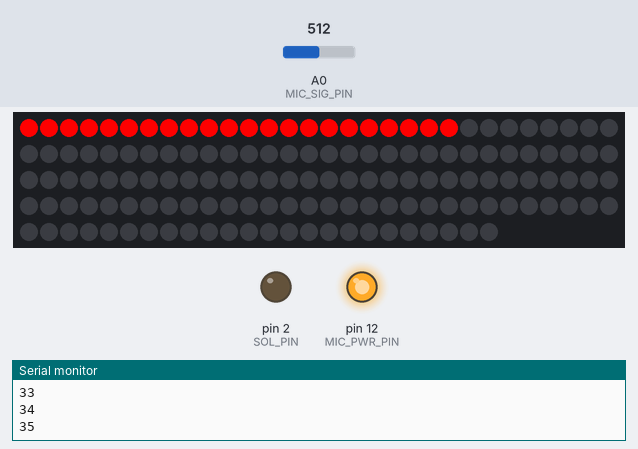
A sketch run on a simulated Arduino Uno, built with avr-gcc and run on an emulated ATmega328P. Parts: 144 RGB LEDs in strip order, left to right, continuing on the next row, output pins drawn as LEDs (lit = HIGH), the last lines printed to the serial monitor. The test bench sets the inputs (shaded band); at power-on: A0 (MIC_SIG_PIN) = 512.

Above: at 0.47 s.
At 16.2 s:
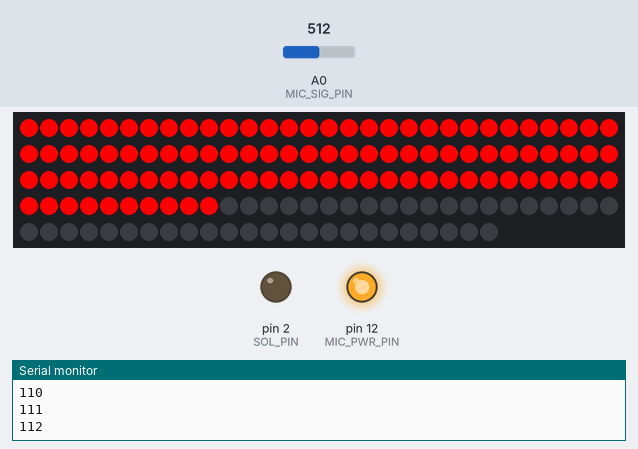
At 25.41 s:
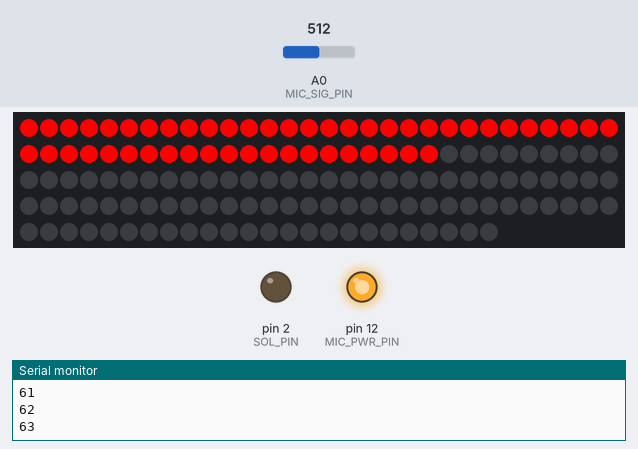
At 36.32 s:
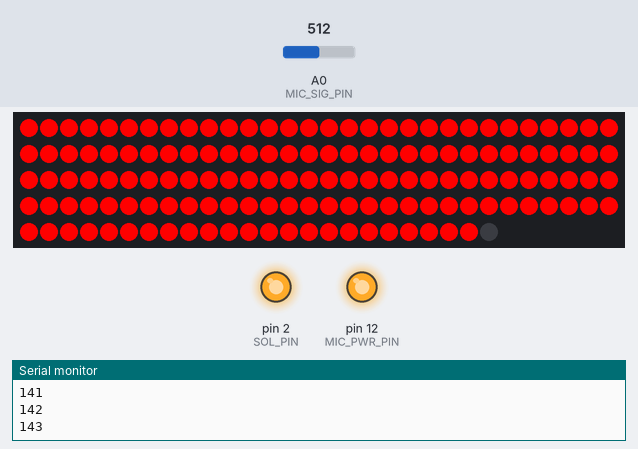
Timing chart, 0 to 37.9 s (numbered marks = the images above):
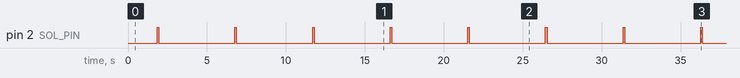

The sketch:

bell_dinger.ino
```cpp
/**
  Bell Dinger

  This sketch uses a microphone to detect blowing.
  If sound amplitude is higher than a set amount,
  a neopixel LED strip begins to light up.
  If the lights reach the end of the LED strip,
  a solenoid is activated, which dings a bell.

  OK! TRANSMIT - 2020
  by mmansion
*/


#include <Adafruit_NeoPixel.h>

#define PIX_SIG_PIN 6
#define SOL_PIN 2
#define MIC_SIG_PIN A0
#define MIC_PWR_PIN 12
#define SMOOTHING 20
#define VOL 10

int avg[SMOOTHING];
int mic = 0;
int inc = 0;
int sum = 0;
int numPx = 0;
int totPx = 144;
long lastDing = 0;
int  dingDelay = 1000;
Adafruit_NeoPixel strip = Adafruit_NeoPixel(totPx, PIX_SIG_PIN, NEO_GRB + NEO_KHZ800);

void setup() {

  Serial.begin(9600);

  // pin setup
  pinMode(MIC_PWR_PIN, OUTPUT);
  pinMode(MIC_SIG_PIN, INPUT);
  pinMode(SOL_PIN, OUTPUT);

  // pin states at start
  digitalWrite(MIC_PWR_PIN, HIGH);
  digitalWrite(SOL_PIN, LOW);

  //zero the rolling average array
  memset(avg,0,sizeof(avg));

  strip.begin();
  strip.show(); // Initialize all pixels to 'off'
}

void loop() {

  int v = analogRead(MIC_SIG_PIN);
  if(v > 0) {
   avg[inc] = map(v, 0, 1024, 0, 100);
  }

  sum = 0;
  for(int i = 0; i < SMOOTHING; i++) {
    sum+=avg[i];
    mic = sum/SMOOTHING;
  }

  inc++;
  inc %= SMOOTHING;
  //Serial.println(mic);

  if(mic> VOL) {
    numPx++;
    if(numPx >= totPx) {
      numPx = 144;
      ding();
    }
  } else {
    numPx--;
    if(numPx < 0) numPx = 0;
  }

  Serial.println(numPx);
  setLeds();
}

void ding() {
  numPx = 0;
  digitalWrite(SOL_PIN, HIGH);
  delay(100);
  digitalWrite(SOL_PIN,LOW);
  strip.clear();
  strip.show();
  delay(3000);
}

// Fill the dots one after the other with a color
void setLeds() {
  strip.clear();
  strip.show();
  // turn on amount
  for(uint16_t i=0; i< numPx; i++) {
    strip.setPixelColor(i, strip.Color(255, 0, 0));
  }
  strip.show();
}
```

Measured:
- by itself, pin 2 (SOL_PIN): alternates HIGH for 0.10 s and LOW for 4.8 s
